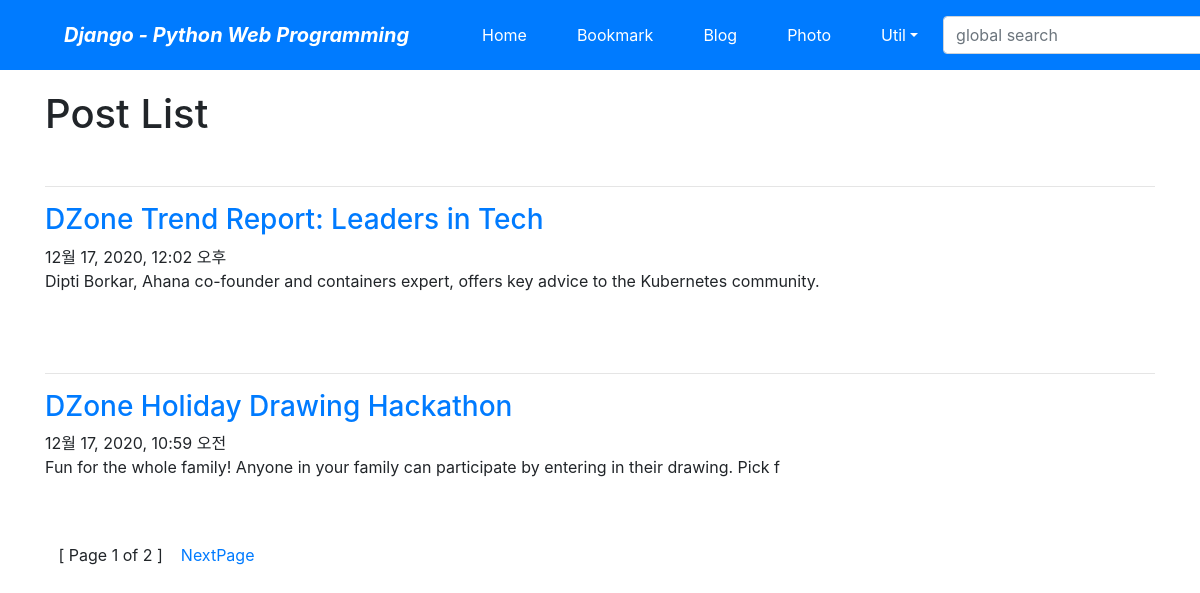
Screenshot of /blog/ with the database file from the repository.
### blog/models.py (models this page shows, shortened)
class Post(models.Model):
    title = models.CharField(verbose_name = "TITLE", max_length=100)
    slug = models.SlugField(verbose_name='SLUG', max_length=100, allow_unicode=True, help_text='one word for title alias. ')    # this is title -> this-is-title
    description = models.CharField(verbose_name="DESCRIPTION", max_length=100)
    content = models.TextField(verbose_name='CONTENT')
    create_dt = models.DateTimeField(verbose_name='CREATE DATE', auto_now_add=True)
    modify_dt = models.DateTimeField(verbose_name='MODIFY DATE', auto_now=True)
    owner = models.ForeignKey(User, on_delete=models.CASCADE, blank=True, null=True, verbose_name="OWNER")
    class Meta:
        verbose_name = 'post'
        verbose_name_plural = 'posts'
        db_table = 'blog_posts'
        ordering = ('-modify_dt',)
        pass

### blog/views.py (the view)
# urls.py: path('', PostLV.as_view(), name='index'),
class PostLV(ListView):
    model = Post    # Post.objects.all()
    template_name = "blog/post_all.html"
    context_object_name = 'posts'
    paginate_by = 2 # 페이징 처리 설정 (한 화면에 n개씩 표시)

### blog/templates/blog/post_all.html (shortened to what this page needs)
{% extends 'base.html' %}
{% block content %}
    <h1>Post List</h1>
    <br>
    {% for post in posts %}
        <hr>
        <h3><a href='/blog/post/{{ post.slug }}/'>{{ post.title }}</a></h3>
        {{post.modify_dt}}
        <p>{{ post.description }}</p>
        <br><br>
    {% endfor %}
    &nbsp;&nbsp; [ Page {{ page_obj.number }} of {{ page_obj.paginator.num_pages }} ] &nbsp;&nbsp;
    {% if page_obj.has_next %}
        <a href='?page={{ page_obj.next_page_number }}'>NextPage</a>
    {% endif %}
{% endblock %}

### rows the page displays
Post: title "DZone Trend Report: Leaders in Tech", modify_dt "12월 17, 2020, 12:02 오후", description "Dipti Borkar, Ahana co-founder and containers expert, offers key advice to the Kubernetes community."
Post: title "DZone Holiday Drawing Hackathon", modify_dt "12월 17, 2020, 10:59 오전", description "Fun for the whole family! Anyone in your family can participate by entering in their drawing. Pick f"

### other values shown
{{ page_obj.number }} "1"
{{ page_obj.paginator.num_pages }} "2"
